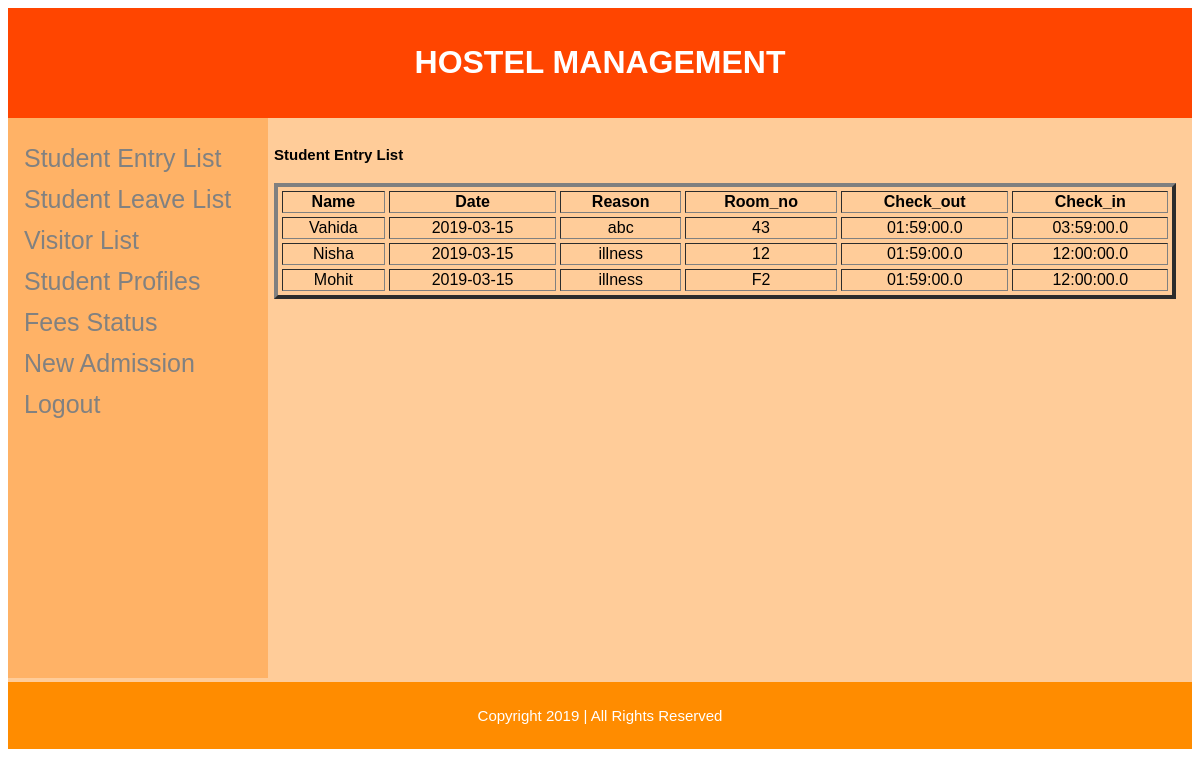
/admin_page.php (signed in), run on the app's committed database.
### tables this page shows
CREATE TABLE `entry` (
  `Id` int(11) NOT NULL,
  `Name` varchar(15) NOT NULL,
  `Date` date NOT NULL,
  `Reason` varchar(20) NOT NULL,
  `Room_no` varchar(15) NOT NULL,
  `Check_out` varchar(10) NOT NULL,
  `Check_in` varchar(10) NOT NULL
);

### admin_page.php (the view, shortened to what this page needs)
<?php
     include('config.php');
?>
<html>
<head>
</head>
<body>
<link rel="stylesheet" href="style.css" type="text/css"/>
<div class="header">
  <h1>HOSTEL MANAGEMENT</h1>
</div>
<section id="section">
<div class="sidenav">
  <a href="admin_page.php">Student Entry List</a>
  <a href="leave_details.php">Student Leave List</a>
  <a href="visitor_details.php">Visitor List</a>
  <a href="Stu_profile.php">Student Profiles</a>
   <a href="fees_status.php">Fees Status</a>
  <a href="register.php">New Admission</a>
  <a href="logout.php">Logout</a>
</div>
<div class="main">
   <h4>Student Entry List</h4>
     <?php
				$result = mysqli_query($dbConn,"SELECT * FROM entry");
				echo "<table border='4' width='100%' cellspacing='4' id='user'>
				<tr>
				<th>Name</th>
				<th>Date</th>
				<th>Reason</th>
				<th>Room_no</th>
				<th>Check_out</th>
				<th>Check_in</th>
				</tr>";
					while($row = mysqli_fetch_array($result))
					  {
						echo "<tr>";
						echo '<td align="center">' . $row['Name'] . '</td>';
						echo '<td align="center">' . $row['Date'] . '</td>';
						echo '<td align="center">' . $row['Reason'] . '</td>';
						echo '<td align="center">' . $row['Room_no'] . '</td>';
						echo '<td align="center">' . $row['Check_out'] . '</td>';
						echo '<td align="center">' . $row['Check_in'] . '</td>';
						echo "</tr>";
					  }
						echo "</table>";
	    ?>
  </div>
		</section>
  <div class="footer">
    <p>Copyright 2019 | All Rights Reserved</p>
  </div>
</body>
</html>

### style.css (style rules this page uses)
* { box-sizing: border-box; }
html { font-family: "Lucida Sans", sans-serif; }
.header { background-color: #FF4500; color: #ffffff; padding: 15px; text-align:center; }
.footer { background-color: #FF8C00; color: #ffffff; text-align: center; font-size: 15px; padding: 10px; }
#section { overflow: scroll; width:100%; height:72%; padding:8px; background-color: #FFCC99; }
.sidenav { height: 70%; width: 260px; position: absolute; z-index: 1; top: 0; left: 0; background-color: #FFB266; overflow-x: hidden; padding-top: 20px; margin-top:118px; margin-left:8px; }
.sidenav a { padding: 6px 8px 6px 16px; text-decoration: none; font-size: 25px; color: #818181; display: block; }
.main { margin-left: 250px; font-size: 15px; padding: 0px 8px; }

### data on the page
entry: Name "Vahida", Date "2019-03-15", Reason "abc", Room_no "43", Check_out "01:59:00.0", Check_in "03:59:00.0"
entry: Name "Nisha", Date "2019-03-15", Reason "illness", Room_no "12", Check_out "01:59:00.0", Check_in "12:00:00.0"
entry: Name "Mohit", Date "2019-03-15", Reason "illness", Room_no "F2", Check_out "01:59:00.0", Check_in "12:00:00.0"
